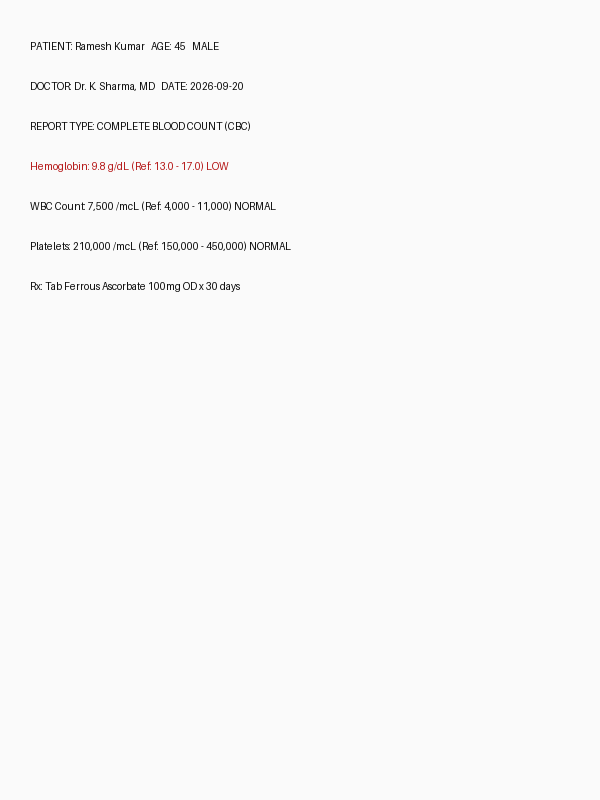
#> input picture scratch/test_report.png, 600 x 800 px
$ python -i image_preprocessor.py   (imports and definitions only)
#> lines starting #> are read from the running program, lines starting #| are printed output that depends on the picture
import os
import logging
from pathlib import Path
from PIL import Image, ImageEnhance, ImageFilter, ImageOps

logger = logging.getLogger(__name__)

def preprocess_medical_image(input_path: str, output_dir: str = None) -> dict:
    """
    Preprocess a scanned or photographed medical document to optimize OCR accuracy.
    Applies:
      - EXIF / Auto orientation correction
      - Resolution normalization (rescaling low-res captures to ~1800-2400px width)
      - Gentle noise reduction (Median filter)
      - Contrast and sharpness enhancement for doctor handwriting and faint print
      - Auto-contrast adjustment
    Returns dict:
      {
        "processed_path": str,
        "original_path": str,
        "width": int,
        "height": int,
        "dpi": tuple,
        "enhanced": bool
      }
    """
#> called with input_path = '../../scratch/test_report.png'
    try:
        in_p = Path(input_path)
        if not in_p.exists():
            return {"processed_path": input_path, "enhanced": False}

        img = Image.open(input_path)
#> img is the input picture: PIL image 600x800 RGB; mean R, G, B 248.4, 248.3, 248.3

        # 1. Orientation correction via EXIF
        try:
            img = ImageOps.exif_transpose(img)
        except Exception as e:
            logger.debug("EXIF orientation check: %s", e)

        # 2. Ensure RGB mode
        if img.mode not in ("RGB", "L"):
            img = img.convert("RGB")

        orig_w, orig_h = img.size
#> orig_w = 600; orig_h = 800

        # 3. Resolution improvement: if width is below 1400px, upscale with Lanczos
        # Medical documents photographed from kiosk webcams / phones often need upscaling
        target_w = orig_w
#> target_w = 600
        target_h = orig_h
#> target_h = 800
        if orig_w < 1400 and orig_w > 0:
            scale_factor = 1400.0 / orig_w
#> scale_factor = 2.33
            target_w = 1400
            target_h = int(orig_h * scale_factor)
#> target_h = 1866
            img = img.resize((target_w, target_h), Image.Resampling.LANCZOS)
#> img: PIL image 1400x1866 RGB

        # 4. Contrast enhancement (makes handwritten ink and light print stand out)
        contrast_enhancer = ImageEnhance.Contrast(img)
        img = contrast_enhancer.enhance(1.25)

        # 5. Sharpness enhancement (clarifies character boundaries and lab numbers)
        sharpness_enhancer = ImageEnhance.Sharpness(img)
        img = sharpness_enhancer.enhance(1.4)

        # 6. Auto-contrast with minor cutoff to eliminate faded background shadows
        try:
            img = ImageOps.autocontrast(img, cutoff=1)
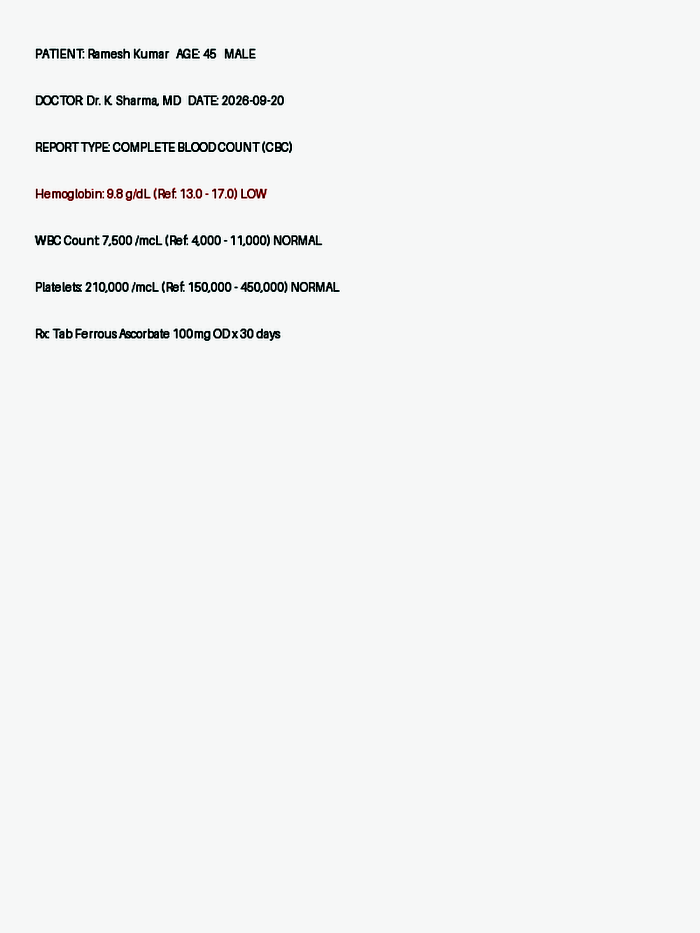
#> img: PIL image 1400x1866 RGB (shown at 1/2 size); mean R, G, B 242.8, 243.8, 243.8
        except Exception:
            pass

        # Determine output location
        if not output_dir:
            out_folder = in_p.parent / "preprocessed"
        else:
            out_folder = Path(output_dir)
        out_folder.mkdir(parents=True, exist_ok=True)

        processed_filename = f"preproc_{in_p.stem}.png"
        processed_path = str(out_folder / processed_filename)

        img.save(processed_path, format="PNG", optimize=True, dpi=(300, 300))
        logger.info("Preprocessed medical document saved: %s (%dx%d)", processed_path, target_w, target_h)

        return {
            "processed_path": processed_path,
            "original_path": input_path,
            "width": target_w,
            "height": target_h,
            "dpi": (300, 300),
            "enhanced": True
        }

    except Exception as e:
        logger.warning("Document preprocessing failed, falling back to original: %s", e)
        return {
            "processed_path": input_path,
            "original_path": input_path,
            "enhanced": False,
            "error": str(e)
        }

>>> result = preprocess_medical_image('../../scratch/test_report.png')
